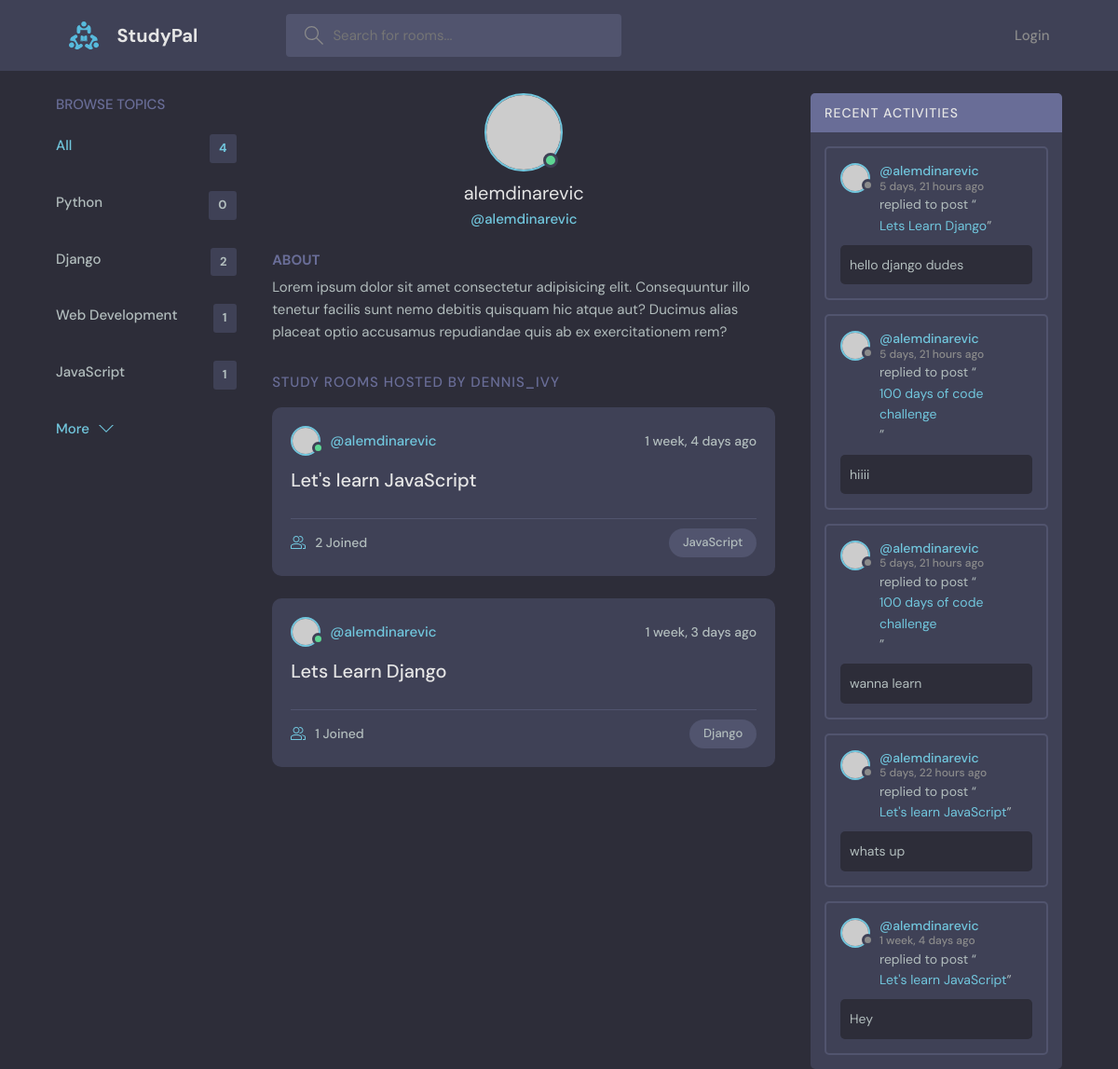
/profile/1/, run on an earlier commit of the app's database.
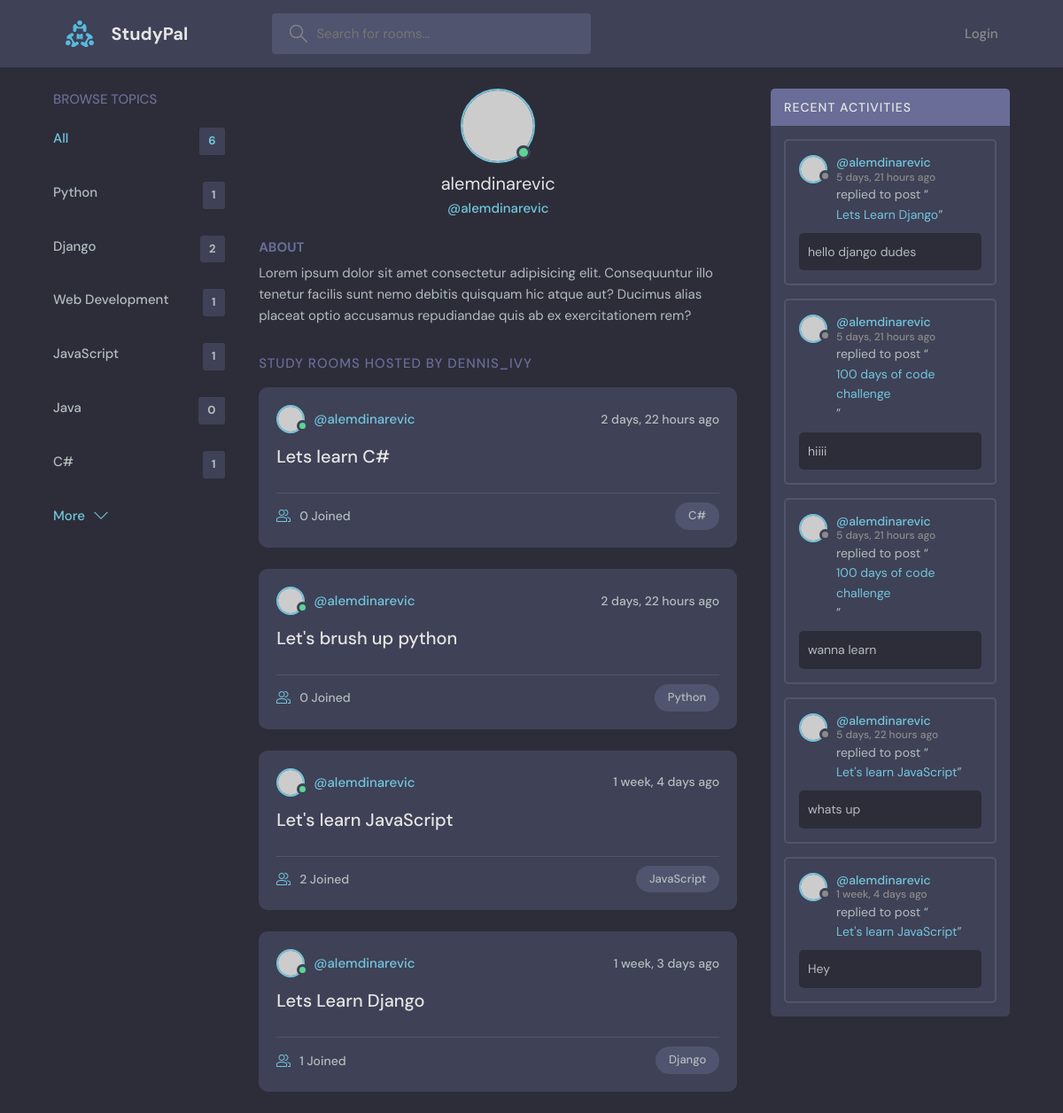
And on a later commit of the database.
### base/models.py (models this page shows, shortened)
class Topic(models.Model):
    name = models.CharField(max_length=200)
    def __str__(self):
        return self.name

class Room(models.Model):
    host = models.ForeignKey(User, on_delete=models.SET_NULL, null=True)
    topic = models.ForeignKey(Topic, on_delete=models.SET_NULL, null=True)
    name = models.CharField(max_length=200)
    description = models.TextField(null=True, blank=True)
    participants = models.ManyToManyField(User, related_name='participants', blank=True)
    updated = models.DateTimeField(auto_now=True)
    created = models.DateTimeField(auto_now_add=True)
    class Meta:
        ordering = ['-updated', '-created']
    def __str__(self):
        return self.name

class Message(models.Model):
    user = models.ForeignKey(User, on_delete=models.CASCADE)
    room = models.ForeignKey(Room, on_delete=models.CASCADE)
    body = models.TextField()
    updated = models.DateTimeField(auto_now=True)
    created = models.DateTimeField(auto_now_add=True)
    class Meta:
        ordering = ['-updated', '-created']

### base/views.py (the view)
# urls.py: path('profile/<str:pk>/', views.userProfile, name="user-profile"),
def userProfile(request, pk):
    user = User.objects.get(id=pk)
    rooms = user.room_set.all()
    room_messages = user.message_set.all()
    topics = Topic.objects.all()
    context = { 'user': user, 'rooms': rooms, 'room_messages': room_messages, 'topics': topics }
    return render(request, 'base/profile.html', context)

### base/templates/base/profile.html (shortened to what this page needs)
{% extends 'main.html' %}
{% block content %}
  <main class="profile-page layout layout--3">
    <div class="container">
      {% include 'base/topics_component.html' %}
      <div class="roomList">
        <div class="profile">
          <div class="profile__avatar">
            <div class="avatar avatar--large active">
              <img src="https://randomuser.me/api/portraits/men/11.jpg" />
            </div>
          </div>
          <div class="profile__info">
            <h3>{{user.username}}</h3>
            <p>@{{user.username}}</p>
          </div>
          <div class="profile__about">
            <h3>About</h3>
            <p>
              Lorem ipsum dolor sit amet consectetur adipisicing elit. Consequuntur illo tenetur
              facilis sunt nemo debitis quisquam hic atque aut? Ducimus alias placeat optio
              accusamus repudiandae quis ab ex exercitationem rem?
            </p>
          </div>
        </div>
        <div class="roomList__header">
          <div>
            <h2>Study Rooms Hosted by dennis_ivy</a>
            </h2>
          </div>
        </div>
        {% include 'base/feed_component.html' %}
      </div>
      {% include 'base/activity_component.html' %}
    </div>
  </main>
{% endblock %}

### base/templates/base/topics_component.html
<div class="topics">
    <div class="topics__header">
        <h2>Browse Topics</h2>
    </div>
    <ul class="topics__list">
        <li>
            <a href="{% url 'home' %}" class="active">All <span>{{topics.count}}</span></a>
        </li>
        {% for topic in topics %}
        <li>
            <a href="{% url 'home' %}?q={{topic.name}}">{{topic}}<span>{{topic.room_set.all.count}}</span></a>
        </li>
        {% endfor %}
    </ul>
    <a class="btn btn--link" href="topics.html">
        More
        <svg version="1.1" xmlns="http://www.w3.org/2000/svg" width="32" height="32" viewBox="0 0 32 32">
        <title>chevron-down</title>
        <path d="M16 21l-13-13h-3l16 16 16-16h-3l-13 13z"></path>
        </svg>
    </a>
</div>

### base/templates/base/feed_component.html (shortened to what this page needs)
{% for room in rooms %}
<div class="roomListRoom">
    <div class="roomListRoom__header">
        <a href="{% url 'user-profile' room.host.id %}" class="roomListRoom__author">
        <div class="avatar avatar--small active">
            <img src="https://randomuser.me/api/portraits/men/11.jpg" />
        </div>
        <span>@{{room.host.username}}</span>
        </a>
        <div class="roomListRoom__actions">
        <span>{{room.created|timesince}} ago</span>
        </div>
    </div>
    <div class="roomListRoom__content">
        <a href="{% url 'room' room.id %}">{{room.name}}</a>
    </div>
    <div class="roomListRoom__meta">
        <a class="roomListRoom__joined" href="{% url 'room' room.id %}">
        {{room.participants.count}} Joined
        </a>
        <p class="roomListRoom__topic">{{room.topic}}</p>
    </div>
</div>
{% endfor %}

### base/templates/base/activity_component.html (shortened to what this page needs)
<div class="activities">
    <div class="activities__header">
      <h2>Recent Activities</h2>
    </div>
    {% for message in room_messages %}
    <div class="activities__box">
      <div class="activities__boxHeader roomListRoom__header">
        <a href="{% url 'user-profile' message.user.id %}" class="roomListRoom__author">
          <div class="avatar avatar--small">
            <img src="https://randomuser.me/api/portraits/women/11.jpg" />
          </div>
          <p>
            @{{message.user}}
            <span>{{message.created|timesince}} ago</span>
          </p>
        </a>
      </div>
      <div class="activities__boxContent">
        <p>replied to post “<a href="{% url 'room' message.room.id %}">{{message.room}}</a>”</p>
        <div class="activities__boxRoomContent">
          {{message.body}}
        </div>
      </div>
    </div>
    {% endfor %}
</div>

What changed in the data, as far as the page shows it:
computed for Topic "Python": room_set.all.count "0" → "1"
added Topic: name "Java", room_set.all.count "0"
added Topic: name "C#", room_set.all.count "1"
added Room: host.username "alemdinarevic", created "2 days, 22 hours", name "Lets learn C#", participants.count "0", topic "C#"
added Room: host.username "alemdinarevic", created "2 days, 22 hours", name "Let's brush up python", participants.count "0", topic "Python"
Also different on the page:
{{ topics.count }}: "4" → "6"
